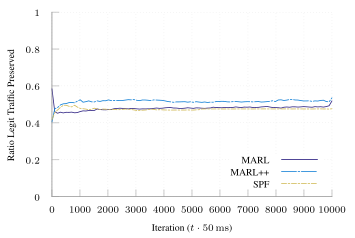

This figure's gnuplot source:
set terminal tikz standalone color size 9cm,6cm font '\scriptsize' preamble '\usepackage{microtype} \usepackage{times} \usepackage[T1]{fontenc} \usepackage{siunitx}\sisetup{detect-all}'
set output "udp-8.tex"

load "parula.pal"

set style line 102 lc rgb '#a0a0a0' lt 1 lw 1
set border ls 102
set colorbox border 102
set key textcolor rgb "black"
set tics textcolor rgb "black"
set label textcolor rgb "black"

set border 3
set grid x y
set xtics nomirror
set ytics nomirror

#set key autotitle columnhead
set datafile separator ","

set xlabel "Iteration ($t \\cdot{} \\SI{50}{\\milli\\second}$)"
set ylabel "Ratio Legit Traffic Preserved"

set yrange [0.0:1.0]
set key inside bottom right

plot '../results/online-8-avg.csv' u 1:3 w lines smooth sbezier title "MARL" dt 1, \
     '../results/m-udp-natural-8' u 1:3 w lines smooth sbezier title "MARL++" ls 3 dt (18,2,2,2), \
     '../results/spf-udp-natural-8' u 1:3 w lines smooth sbezier title "SPF" ls 7 dt (6,2,2,2), \
     #'../results/online-4-avg.csv' u 1:3 w lines smooth sbezier title "MARL ($n=4$)" ls 6 dt (18,2), \
     #'../results/m-udp-natural-4' u 1:3 w lines smooth sbezier title "MARL++ ($n=4$)" ls 7 dt (6,2), \
     #'../results/spf-udp-natural-4' u 1:3 w lines smooth sbezier title "SPF ($n=4$)" ls 8 dt (2,2), \
